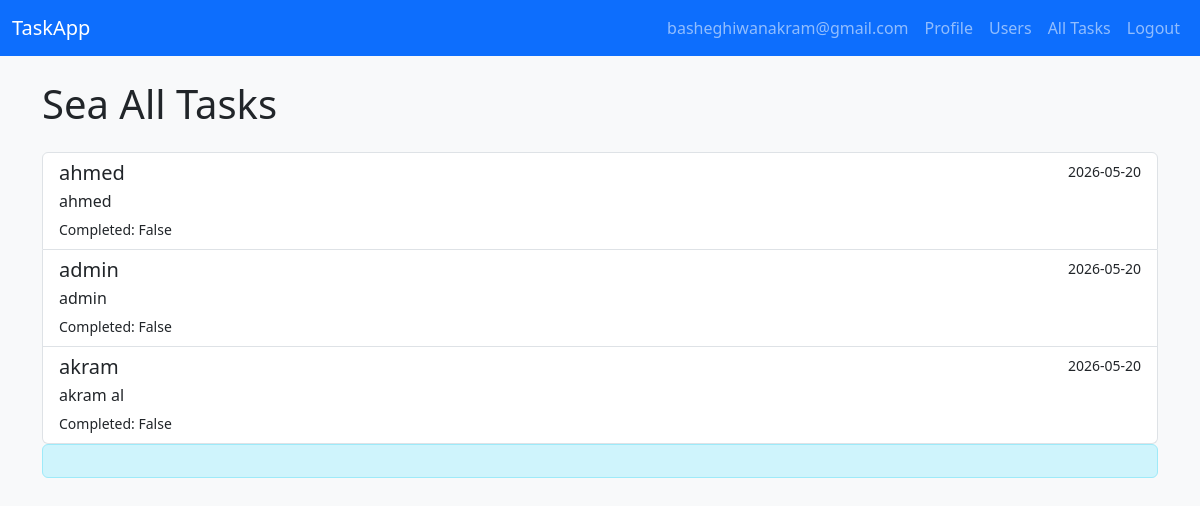
Screenshot of /tasks/list/ (signed in) with the database file from the repository.
### accounte/models.py (models this page shows, shortened)
class Task(models.Model):
    owner = models.ForeignKey(settings.AUTH_USER_MODEL, on_delete=models.CASCADE, related_name='tasks')
    title = models.CharField(max_length=200)
    description = models.TextField(blank=True)
    created_at = models.DateTimeField(auto_now_add=True)
    due_date = models.DateField(null=True, blank=True)
    completed = models.BooleanField(default=False)
    class Meta:
        ordering = ['-created_at']

### accounte/views.py (the view, shortened to what this page needs)
# urls.py: path('tasks/list/', SuperUserSeaAllTasks.as_view(), name='tasks-list'),
class SuperUserSeaAllTasks(LoginRequiredMixin,UserPassesTestMixin,ListView):
    model = Task
    template_name ='accounte/tasks_list.html'
    context_object_name ='taskss'
    def test_func(self):
        return self.request.user.is_superuser

### accounte/templates/accounte/tasks_list.html (shortened to what this page needs)
{% extends 'accounte/base.html' %}  {% block content %}
<div class="d-flex justify-content-between align-items-center mb-3">
  <h1>Sea All Tasks</h1>
</div>
{% if taskss %}
<div class="list-group">
  {% for task in taskss %}
  <a
    href="{% url 'task-detail' task.pk %}"
    class="list-group-item list-group-item-action"
  >
    <div class="d-flex w-100 justify-content-between">
      <h5 class="mb-1">{{ task.title }}</h5>
      <small>{{ task.created_at|date:'Y-m-d' }}</small>
    </div>
    <p class="mb-1 text-truncate">{{ task.description }}</p>
    <small>Completed: {{ task.completed }}</small>
  </a>
  {% empty %}
  <p class="mb-1 text-truncate">NO TASKS FOUND</p>
  {% endfor %}
</div>
{% else %}
<div class="alert alert-info"></div>
{% endif %}
<div class="alert alert-info"></div>
{% endblock %}

### accounte/templates/accounte/base.html (shortened to what this page needs)
<!doctype html>
<html lang="en">
  <head>
    <link
      rel="stylesheet"
      href="https://cdn.jsdelivr.net/npm/bootstrap@5.3.0/dist/css/bootstrap.min.css"
    />
  </head>
  <body class="bg-light">
    <nav class="navbar navbar-expand-lg navbar-dark bg-primary mb-4">
      <div class="container-fluid">
        <a class="navbar-brand" href="{% url 'task-list' %}"> TaskApp </a>
        <div class="collapse navbar-collapse">
          <ul class="navbar-nav ms-auto">
            {% if request.user.is_authenticated %}
            <li class="nav-item">
              <a class="nav-link" href="#"> {{ request.user.username }} </a>
            </li>
            <li class="nav-item">
              <a class="nav-link" href="{% url 'profile' %}"> Profile </a>
            </li>
            {% if request.user.is_superuser %}
            <li class="nav-item">
              <a class="nav-link" href="{% url 'user-list' %}"> Users </a>
            </li>
            <li class="nav-item">
              <a class="nav-link" href="{% url 'tasks-list' %}"> All Tasks </a>
            </li>
            {% endif %}
            <li class="nav-item">
              <a class="nav-link" href="{% url 'logout' %}"> Logout </a>
            </li>
            {% endif %}
          </ul>
        </div>
      </div>
    </nav>
    <div class="container">
       {% block content %} {% endblock %}
    </div>
  </body>
</html>

### rows the page displays
Task: title "ahmed", created_at "2026-05-20", description "ahmed", completed "False"
Task: title "admin", created_at "2026-05-20", description "admin", completed "False"
Task: title "akram", created_at "2026-05-20", description "akram al", completed "False"

### other values shown
{{ request.user.username }} "basheghiwanakram@gmail.com"
